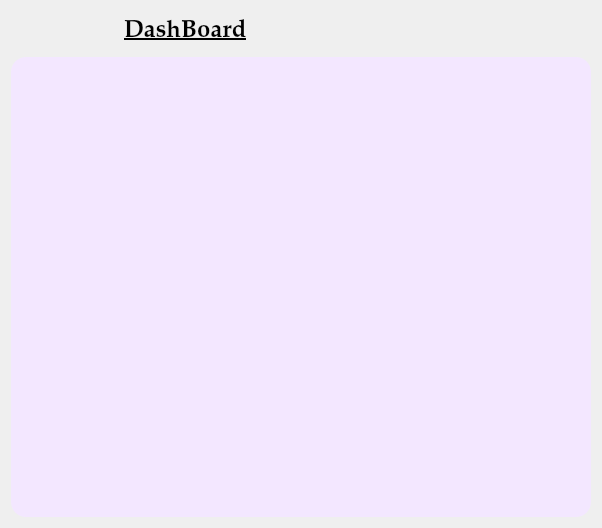
         <widget class="QWidget" name="dashboard_page">
          <layout class="QGridLayout" name="gridLayout_8">
           <item row="0" column="0">
            <layout class="QVBoxLayout" name="verticalLayout_13">
             <item>
              <layout class="QHBoxLayout" name="horizontalLayout_11">
               <property name="spacing">
                <number>0</number>
               </property>
               <item>
                <widget class="QLabel" name="label_10">
                 <property name="maximumSize">
                  <size>
                   <width>170</width>
                   <height>70</height>
                  </size>
                 </property>
                 <property name="font">
                  <font>
                   <family>Palatino Linotype</family>
                   <pointsize>18</pointsize>
                   <weight>75</weight>
                   <bold>true</bold>
                   <underline>true</underline>
                  </font>
                 </property>
                 <property name="text">
                  <string>DashBoard</string>
                 </property>
                </widget>
               </item>
               <item>
                <widget class="QLabel" name="label_20">
                 <property name="minimumSize">
                  <size>
                   <width>60</width>
                   <height>40</height>
                  </size>
                 </property>
                 <property name="maximumSize">
                  <size>
                   <width>70</width>
                   <height>50</height>
                  </size>
                 </property>
                 <property name="text">
                  <string/>
                 </property>
                 <property name="textFormat">
                  <enum>Qt::AutoText</enum>
                 </property>
                 <property name="pixmap">
                  <pixmap resource="resources.qrc">:/images/dashboard.png</pixmap>
                 </property>
                 <property name="scaledContents">
                  <bool>true</bool>
                 </property>
                </widget>
               </item>
              </layout>
             </item>
             <item>
              <widget class="QFrame" name="frame_7">
               <property name="minimumSize">
                <size>
                 <width>580</width>
                 <height>460</height>
                </size>
               </property>
               <property name="maximumSize">
                <size>
                 <width>900</width>
                 <height>700</height>
                </size>
               </property>
               <property name="styleSheet">
                <string notr="true">background-color: rgb(243, 231, 255);
color:black;
border-radius:15px;</string>
               </property>
               <property name="frameShape">
                <enum>QFrame::StyledPanel</enum>
               </property>
               <property name="frameShadow">
                <enum>QFrame::Raised</enum>
               </property>
              </widget>
             </item>
            </layout>
           </item>
          </layout>
         </widget>
